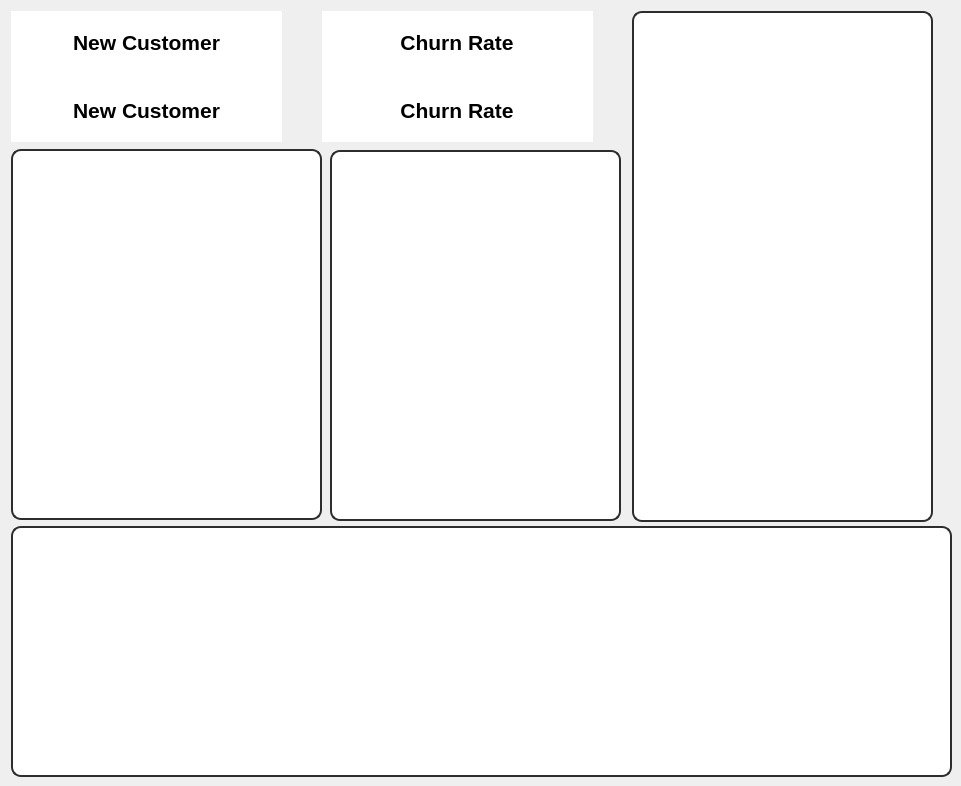
      <widget class="QWidget" name="stackWidgetCustomer">
       <widget class="QWidget" name="widget_PurchasebyGenderr" native="true">
        <property name="geometry">
         <rect>
          <x>11</x>
          <y>149</y>
          <width>311</width>
          <height>371</height>
         </rect>
        </property>
        <property name="styleSheet">
         <string notr="true">background-color: rgb(255, 255, 255);
border: 2px solid  rgb(45, 45, 45);
border-radius : 10px;</string>
        </property>
        <layout class="QGridLayout" name="gridLayout_18">
         <item row="0" column="0">
          <layout class="QVBoxLayout" name="verticalLayoutPurchasebyGender"/>
         </item>
        </layout>
       </widget>
       <widget class="QWidget" name="widget_PurchasebyGender" native="true">
        <property name="geometry">
         <rect>
          <x>632</x>
          <y>11</y>
          <width>301</width>
          <height>511</height>
         </rect>
        </property>
        <property name="styleSheet">
         <string notr="true">background-color: rgb(255, 255, 255);
border: 2px solid  rgb(45, 45, 45);
border-radius : 10px;</string>
        </property>
        <layout class="QGridLayout" name="gridLayout_21">
         <item row="0" column="0">
          <layout class="QVBoxLayout" name="verticalLayoutPurchasebyGenderandbyProductCategory"/>
         </item>
        </layout>
       </widget>
       <widget class="QWidget" name="widget_PurchasebyAgeGroup" native="true">
        <property name="geometry">
         <rect>
          <x>330</x>
          <y>150</y>
          <width>291</width>
          <height>371</height>
         </rect>
        </property>
        <property name="styleSheet">
         <string notr="true">background-color: rgb(255, 255, 255);
border: 2px solid  rgb(45, 45, 45);
border-radius : 10px;</string>
        </property>
        <layout class="QGridLayout" name="gridLayout_19">
         <item row="0" column="0">
          <layout class="QVBoxLayout" name="verticalLayoutPurchasebyAgeGroup"/>
         </item>
        </layout>
       </widget>
       <widget class="QWidget" name="widget_9" native="true">
        <property name="geometry">
         <rect>
          <x>11</x>
          <y>526</y>
          <width>941</width>
          <height>251</height>
         </rect>
        </property>
        <layout class="QGridLayout" name="gridLayout_34">
         <item row="0" column="0">
          <widget class="QWidget" name="widget_LayoutRFM" native="true">
           <property name="styleSheet">
            <string notr="true">background-color: rgb(255, 255, 255);
border: 2px solid  rgb(45, 45, 45);
border-radius : 10px;</string>
           </property>
           <layout class="QGridLayout" name="gridLayout_20">
            <item row="0" column="0">
             <layout class="QVBoxLayout" name="verticalLayoutRFM"/>
            </item>
           </layout>
          </widget>
         </item>
        </layout>
       </widget>
       <widget class="QWidget" name="widget_12" native="true">
        <property name="geometry">
         <rect>
          <x>11</x>
          <y>11</y>
          <width>271</width>
          <height>131</height>
         </rect>
        </property>
        <property name="styleSheet">
         <string notr="true">background-color: rgb(255, 255, 255);</string>
        </property>
        <layout class="QGridLayout" name="gridLayout_35">
         <item row="0" column="0">
          <layout class="QVBoxLayout" name="verticalLayout_7">
           <item alignment="Qt::AlignHCenter">
            <widget class="QLabel" name="labelTitleNewCustomer">
             <property name="styleSheet">
              <string notr="true">color: rgb(0, 0, 0);</string>
             </property>
             <property name="text">
              <string>&lt;html&gt;&lt;head/&gt;&lt;body&gt;&lt;p align=&quot;center&quot;&gt;&lt;span style=&quot; font-size:16pt; font-weight:600;&quot;&gt;New Customer&lt;/span&gt;&lt;/p&gt;&lt;/body&gt;&lt;/html&gt;</string>
             </property>
            </widget>
           </item>
           <item alignment="Qt::AlignHCenter">
            <widget class="QLabel" name="labelNewCustomer">
             <property name="text">
              <string>&lt;html&gt;&lt;head/&gt;&lt;body&gt;&lt;p align=&quot;center&quot;&gt;&lt;span style=&quot; font-size:16pt; font-weight:600;&quot;&gt;New Customer&lt;/span&gt;&lt;/p&gt;&lt;/body&gt;&lt;/html&gt;</string>
             </property>
            </widget>
           </item>
          </layout>
         </item>
        </layout>
       </widget>
       <widget class="QWidget" name="widget_13" native="true">
        <property name="geometry">
         <rect>
          <x>322</x>
          <y>11</y>
          <width>271</width>
          <height>131</height>
         </rect>
        </property>
        <property name="styleSheet">
         <string notr="true">background-color: rgb(255, 255, 255);</string>
        </property>
        <layout class="QGridLayout" name="gridLayout_36">
         <item row="0" column="0">
          <layout class="QVBoxLayout" name="verticalLayout_8">
           <item alignment="Qt::AlignHCenter">
            <widget class="QLabel" name="labelTitleChurnRate">
             <property name="styleSheet">
              <string notr="true">color: rgb(0, 0, 0);</string>
             </property>
             <property name="text">
              <string>&lt;html&gt;&lt;head/&gt;&lt;body&gt;&lt;p align=&quot;center&quot;&gt;&lt;span style=&quot; font-size:16pt; font-weight:600;&quot;&gt;Churn Rate&lt;/span&gt;&lt;/p&gt;&lt;/body&gt;&lt;/html&gt;</string>
             </property>
            </widget>
           </item>
           <item alignment="Qt::AlignHCenter">
            <widget class="QLabel" name="labelChurnRate">
             <property name="text">
              <string>&lt;html&gt;&lt;head/&gt;&lt;body&gt;&lt;p align=&quot;center&quot;&gt;&lt;span style=&quot; font-size:16pt; font-weight:600;&quot;&gt;Churn Rate&lt;/span&gt;&lt;/p&gt;&lt;/body&gt;&lt;/html&gt;</string>
             </property>
            </widget>
           </item>
          </layout>
         </item>
        </layout>
       </widget>
      </widget>
